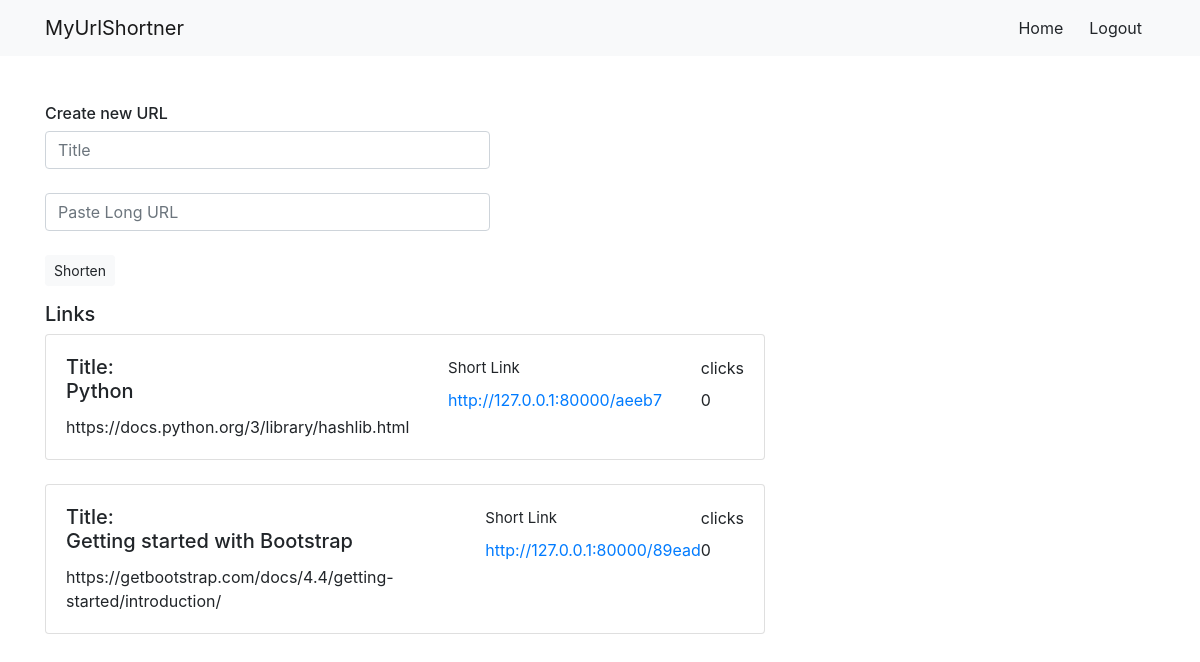
/dashboard/ (signed in), run on the app's committed database.
### shorturl/models.py (models this page shows, shortened)
class UrlTable(models.Model):
    title = models.CharField(max_length = 100, null = True, blank = True)
    long_url = models.CharField(max_length=100, null = True, blank=True)
    short_hash = models.CharField(max_length=10, null=True, blank=True)
    user = models.ForeignKey(User, on_delete=models.CASCADE, null=True, blank=True)
    no_clicks = models.IntegerField(default=0, null=True, blank=True)

### shorturl/views.py (the view)
# urls.py: path('dashboard/',dashboard),
def dashboard(request):
    user = request.user
    url_instance = UrlTable.objects.filter(user=user)
    return render(request,"dashboard.html",{"url_instance":url_instance})

### shorturl/templates/dashboard.html (shortened to what this page needs)
{% extends 'base.html' %}
{% block dashboard %}
<div class="container">
    <br><br>
    <div class="row">
        <div class="col-md-5" method="POST">
            <form action="/create_short_url/" method="POST">
                <h6>Create new URL</h6>
                <input type="text" name="title" placeholder="Title" class="form-control">
                <br>
                <input type="text" class="form-control" placeholder="Paste Long URL" name="long_url">
                <br>
                <button type="submit" class="btn btn-light btn-sm" >Shorten</button>
            </form>
        </div>
        <br>
        <br>
        <div class="col-md-8">
            <h5>Links</h5>
            {% for url in url_instance %}
            <div>
                <div class="card" style="width: 45rem;">
                    <div class="card-body">
                        <div style="display: flex; justify-content: space-between;">
                            <div>
                                <h5 class="card-title">Title: <br>{{url.title}}</h5>
                                <p class="card-text">{{url.long_url}}</p>
                            </div>
                            <div>
                            <label style="margin-top: 2px; font-size: 15px;">Short Link</label>
                            <br>
                            <a href="http://127.0.0.1:80000/{{url.short_hash}}" target="blank" style="margin-left: 0px;">http://127.0.0.1:80000/{{url.short_hash}}</a>
                            </div>
                        <div>
                            <label style = "margin-top: 1px;">clicks</label>
                            <br>
                            <p>{{url.no_clicks}}</p>
                        </div>
                        </div>
                    </div>
                </div>
                <br>
                {% endfor %}
            </div>
    </div>
</div>
{% endblock %}

### shorturl/templates/base.html (style rules this page uses)
body { font-family: 'Nunito Sans', ; }

### data on the page
UrlTable: title "Python", long_url "https://docs.python.org/3/library/hashlib.html", short_hash "aeeb7", no_clicks "0"
UrlTable: title "Getting started with Bootstrap", long_url "https://getbootstrap.com/docs/4.4/getting-started/introduction/", short_hash "89ead", no_clicks "0"
